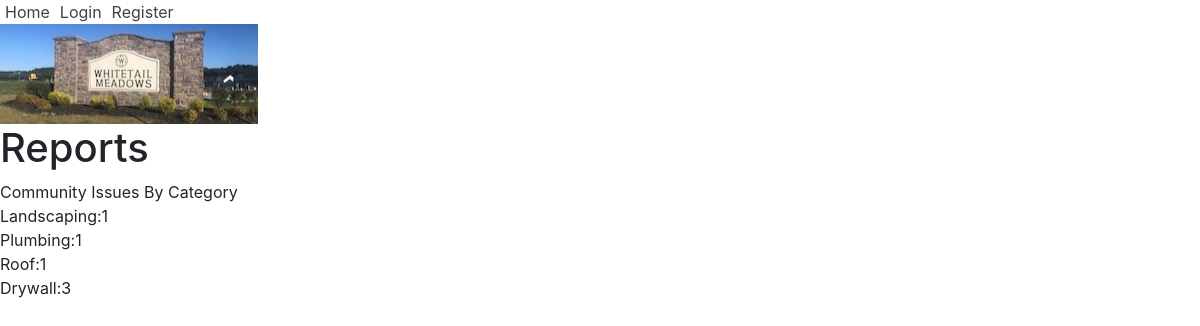
Page /reports on the committed database.
### project_files/models.py (models this page shows, shortened)
class CategoryModel(db.Model):
    __tablename__='category'
    id = db.Column(db.Integer,primary_key=True)
    category = db.Column(db.Text)

### app.py (the view)
@app.route('/reports')
def reports():
    query = \
        """
        SELECT Category
        ,count(home_id) as Counts
        FROM tickets
        join category on tickets.category_id = category.id
        GROUP BY Category
        ORDER BY Counts

        """
    count_of_tickets = db.session.execute(query)
    mydict  = [{"category":i[0],"value":str(i[1])} for i in count_of_tickets]
    return render_template("reports.html",data = mydict)

### project_files/templates/reports.html (shortened to what this page needs)
<!DOCTYPE html>
<html lang="en">
<head>
</head>
{% extends "base.html" %}
{% block content %}
<body >
  <h1>Reports</h1>
  <h2></h2>Community Issues By Category</h2>
    {% for item in data %}
    <div> {{item.category}}:{{item.value}} </div>
    {% endfor %}
</body>
{% endblock %}

### rows in the picture
CategoryModel: category "Landscaping", value "1"
CategoryModel: category "Plumbing", value "1"
CategoryModel: category "Roof", value "1"
CategoryModel: category "Drywall", value "3"
